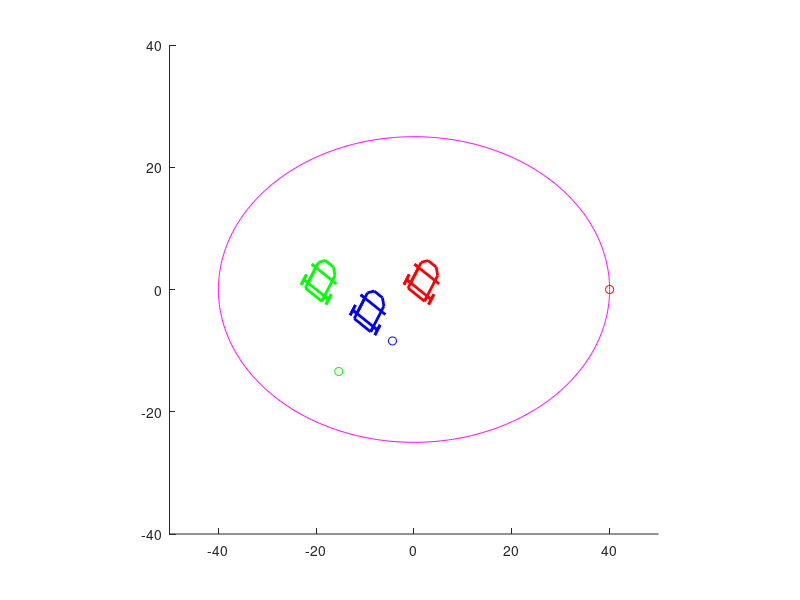

This chart was generated by the following MATLAB code: (Note: this script raises an error after producing the figure.)
function Train_Cars

    function draw_tank(x,color)
        M = [-1 4 5 5 4 -1 -1 -1 0 0 -1 1 0 0  -1 1 0 0 3 3 3;      % Body
            -2 -2 -1 1 2 2 -2 -2 -2 -3 -3 -3 -3 3 3 3 3 2 2 3 -3;
            ones(1,21)];
        R = [cos(x(3)), -sin(x(3)), x(1); sin(x(3)), cos(x(3)), x(2); 0 0 1];
        M = R*M;
        plot(M(1,:),M(2,:),color,'LineWidth',2);
    end

    function xdot = f(x,u)
        xdot = [x(4)*cos(x(3));
            x(4)*sin(x(3));
            u(1);
            u(2)];
    end

    function u = controller(x,w,dw)
        A = [-x(4)*sin(x(3)) cos(x(3));
            x(4)*cos(x(3))   sin(x(3))];
        y = [x(1);x(2)];
        dy = [x(4)*cos(x(3));x(4)*sin(x(3))];
        ksi = 1.2;
        wn = 1;
        Kp = wn^2;
        Kd = 2*ksi*wn;
        v = Kp*(w-y)+Kd*(dw-dy);
        u = A\v;
    end

%% ------  Main  ------

clc;
clear all;
close all;

dt = 0.05;
xa = [1;0;1;1];
xb = [-10;-5;1;1];
xc = [-20;0;1;1];
Lx = 40; Ly =25;
s = 0:0.01:2*pi;
l = 10;


h = figure;
axis tight manual % this ensures that getframe() returns a consistent size
filename = 'TrainCart3.gif';
ts = 1;
n = 1;

for t = 0:dt:40
    %% Simulation
    clf; axis([-50 50 -40 40]); axis square; hold on;
    p = [Lx*cos(s);Ly*sin(s)]; plot(p(1,:),p(2,:),'magenta');
    
    % Controller for the 1st car
    wa = [Lx*cos(0.1*t);Ly*sin(0.1*t)];
    dwa = [-Lx*0.1*sin(0.1*t);Ly*0.1*cos(0.1*t)];
    %ddwa = [-Lx*0.1*0.1*cos(0.1*t);-Ly*0.1*0.1*sin(0.1*t)];
    ua = controller(xa,wa,dwa);
    
    % Controller for the 2nd car
    wb = [xa(1)-l*cos(xa(3)); xa(2)-l*sin(xa(3))];
    dwb = [xa(4)*cos(xa(3))+l*ua(1)*sin(xa(3));
          xa(4)*sin(xa(3))-l*ua(1)*cos(xa(3))];
    ub = controller(xb,wb,dwb);
    
    % Controller for the 3rd car
    wc = [xb(1)-l*cos(xb(3)); xb(2)-l*sin(xb(3))];
    dwc = [xb(4)*cos(xb(3))+l*ub(1)*sin(xb(3));
          xb(4)*sin(xb(3))-l*ub(1)*cos(xb(3))];
    uc = controller(xc,wc,dwc);
    
    plot(wa(1),wa(2),'o red');   
    draw_tank(xa,'red');
    
    plot(wb(1),wb(2),'o blue');   
    draw_tank(xb,'blue');
    
    plot(wc(1),wc(2),'o green');   
    draw_tank(xc,'green');
    
    xa = xa + dt*f(xa,ua);
    xb = xb + dt*f(xb,ub);
    xc = xc + dt*f(xc,uc);
    drawnow();
    
    if mod(t,ts)==0
        %% Save images in GIF
        frame = getframe(h);      % Capture the plot as an image
        im = frame2im(frame);
        [imind,cm] = rgb2ind(im,256);
        % Write to the GIF File
        if n == 1
            imwrite(imind,cm,filename,'gif', 'Loopcount',inf);
        else
            imwrite(imind,cm,filename,'gif','WriteMode','append');
        end
        n = n+1;
    end
end
end